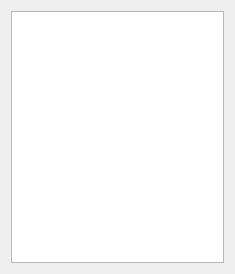
<?xml version="1.0" encoding="UTF-8"?>
<ui version="4.0">
 <class>dlg_hq</class>
 <widget class="QDialog" name="dlg_hq">
  <property name="geometry">
   <rect>
    <x>0</x>
    <y>0</y>
    <width>235</width>
    <height>274</height>
   </rect>
  </property>
  <property name="maximumSize">
   <size>
    <width>235</width>
    <height>274</height>
   </size>
  </property>
  <property name="baseSize">
   <size>
    <width>235</width>
    <height>274</height>
   </size>
  </property>
  <property name="contextMenuPolicy">
   <enum>Qt::NoContextMenu</enum>
  </property>
  <property name="windowTitle">
   <string>股票行情</string>
  </property>
  <property name="windowIcon">
   <iconset>
    <normaloff>stock.png</normaloff>stock.png</iconset>
  </property>
  <layout class="QGridLayout" name="gridLayout_2">
   <property name="sizeConstraint">
    <enum>QLayout::SetDefaultConstraint</enum>
   </property>
   <item row="0" column="0">
    <widget class="QListWidget" name="hq_info_list"/>
   </item>
  </layout>
 </widget>
 <resources/>
 <connections/>
</ui>
